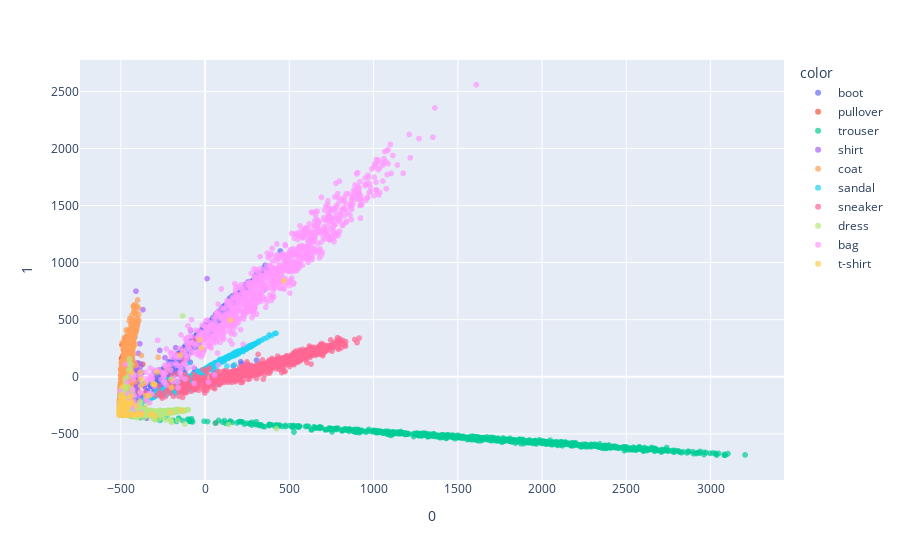

The notebook cell this image was saved under:
### Markdown cell above
### PCA

### Code cell
### Get the encoded representation of the test samples
encoded_samples = []
for sample in tqdm(test_dataset):
    img = sample[0].unsqueeze(0).to(device)
    label = sample[1]
    # Encode image
    encoder10.eval()
    with torch.no_grad():
        encoded_img  = encoder10(img)
    # Append to list
    encoded_img = encoded_img.flatten().cpu().numpy()
    encoded_sample = {f"Enc. Variable {i}": enc for i, enc in enumerate(encoded_img)}
    encoded_sample['label'] = label
    encoded_samples.append(encoded_sample)

encoded_samples = pd.DataFrame(encoded_samples)

from sklearn.decomposition import PCA

pca = PCA(n_components=2)
encoded_samples_reduced_PCA = pca.fit_transform(encoded_samples)
import plotly.express as px
fig2a = px.scatter(encoded_samples_reduced_PCA, x=0, y =1, 
    color=[label_names[l] for l in encoded_samples.label.to_numpy()], opacity=0.7)
fig2a.show()
#save figure as eps
fig2a.write_image(f'images/10D_finetuned_PCA.eps', width=2000, height=700)

# very interesting but computationally expensive
# pca3 = PCA(n_components=3)
# encoded_samples_reduced_PCA3 = pca3.fit_transform(encoded_samples)
# fig2b = px.scatter_3d(encoded_samples_reduced_PCA3, x=0, y=1, z=2, 
#     color=[label_names[l] for l in encoded_samples.label.to_numpy()], opacity=0.7)
# fig2b.show()

### Figure 1 — Plotly figure (JSON) as saved in the notebook; plotly's stock layout.template omitted (floating-point values rounded to 4 significant figures; data arrays with more than 128 entries replaced by an {"elided": "..."} marker saying what was removed)
{"data": [{"hovertemplate": "color=boot<br>0=%{x}<br>1=%{y}<extra></extra>", "legendgroup": "boot", "marker": {"color": "#636efa", "opacity": 0.7, "symbol": "circle"}, "mode": "markers", "name": "boot", "showlegend": true, "type": "scattergl", "x": {"elided": "1000 float values"}, "xaxis": "x", "y": {"elided": "1000 float values"}, "yaxis": "y"}, {"hovertemplate": "color=pullover<br>0=%{x}<br>1=%{y}<extra></extra>", "legendgroup": "pullover", "marker": {"color": "#EF553B", "opacity": 0.7, "symbol": "circle"}, "mode": "markers", "name": "pullover", "showlegend": true, "type": "scattergl", "x": {"elided": "1000 float values"}, "xaxis": "x", "y": {"elided": "1000 float values"}, "yaxis": "y"}, {"hovertemplate": "color=trouser<br>0=%{x}<br>1=%{y}<extra></extra>", "legendgroup": "trouser", "marker": {"color": "#00cc96", "opacity": 0.7, "symbol": "circle"}, "mode": "markers", "name": "trouser", "showlegend": true, "type": "scattergl", "x": {"elided": "1000 float values"}, "xaxis": "x", "y": {"elided": "1000 float values"}, "yaxis": "y"}, {"hovertemplate": "color=shirt<br>0=%{x}<br>1=%{y}<extra></extra>", "legendgroup": "shirt", "marker": {"color": "#ab63fa", "opacity": 0.7, "symbol": "circle"}, "mode": "markers", "name": "shirt", "showlegend": true, "type": "scattergl", "x": {"elided": "1000 float values"}, "xaxis": "x", "y": {"elided": "1000 float values"}, "yaxis": "y"}, {"hovertemplate": "color=coat<br>0=%{x}<br>1=%{y}<extra></extra>", "legendgroup": "coat", "marker": {"color": "#FFA15A", "opacity": 0.7, "symbol": "circle"}, "mode": "markers", "name": "coat", "showlegend": true, "type": "scattergl", "x": {"elided": "1000 float values"}, "xaxis": "x", "y": {"elided": "1000 float values"}, "yaxis": "y"}, {"hovertemplate": "color=sandal<br>0=%{x}<br>1=%{y}<extra></extra>", "legendgroup": "sandal", "marker": {"color": "#19d3f3", "opacity": 0.7, "symbol": "circle"}, "mode": "markers", "name": "sandal", "showlegend": true, "type": "scattergl", "x": {"elided": "1000 float values"}, "xaxis": "x", "y": {"elided": "1000 float values"}, "yaxis": "y"}, {"hovertemplate": "color=sneaker<br>0=%{x}<br>1=%{y}<extra></extra>", "legendgroup": "sneaker", "marker": {"color": "#FF6692", "opacity": 0.7, "symbol": "circle"}, "mode": "markers", "name": "sneaker", "showlegend": true, "type": "scattergl", "x": {"elided": "1000 float values"}, "xaxis": "x", "y": {"elided": "1000 float values"}, "yaxis": "y"}, {"hovertemplate": "color=dress<br>0=%{x}<br>1=%{y}<extra></extra>", "legendgroup": "dress", "marker": {"color": "#B6E880", "opacity": 0.7, "symbol": "circle"}, "mode": "markers", "name": "dress", "showlegend": true, "type": "scattergl", "x": {"elided": "1000 float values"}, "xaxis": "x", "y": {"elided": "1000 float values"}, "yaxis": "y"}, {"hovertemplate": "color=bag<br>0=%{x}<br>1=%{y}<extra></extra>", "legendgroup": "bag", "marker": {"color": "#FF97FF", "opacity": 0.7, "symbol": "circle"}, "mode": "markers", "name": "bag", "showlegend": true, "type": "scattergl", "x": {"elided": "1000 float values"}, "xaxis": "x", "y": {"elided": "1000 float values"}, "yaxis": "y"}, {"hovertemplate": "color=t-shirt<br>0=%{x}<br>1=%{y}<extra></extra>", "legendgroup": "t-shirt", "marker": {"color": "#FECB52", "opacity": 0.7, "symbol": "circle"}, "mode": "markers", "name": "t-shirt", "showlegend": true, "type": "scattergl", "x": {"elided": "1000 float values"}, "xaxis": "x", "y": {"elided": "1000 float values"}, "yaxis": "y"}], "layout": {"legend": {"title": {"text": "color"}, "tracegroupgap": 0}, "margin": {"t": 60}, "xaxis": {"anchor": "y", "domain": [0, 1], "title": {"text": "0"}}, "yaxis": {"anchor": "x", "domain": [0, 1], "title": {"text": "1"}}}}
